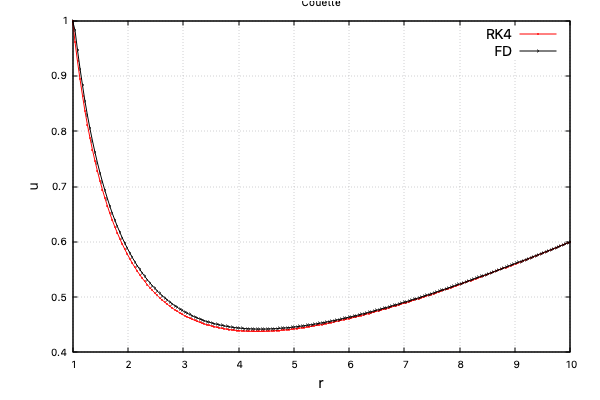

Source code (gnuplot):
reset

# plots Couette

# Settiamo le dimensioni e caratteristiche del canva
set term qt 1 size 600,400
set title "Couette"
set xlabel "r"  font ",14"
set ylabel "u"  font ",14"

# Settiamo il range dei due assi
# set xrange[-2:2]
# set yrange[-2:2]

# Settiamo la griglia
set grid

set key         font ",14"
set lmargin at screen 0.12
set rmargin at screen 0.95
set bmargin at screen 0.12
set tmargin at screen 0.95

# Plottiamo effettivamente i file di dati
plot "couette.dat" using 1:2 index 1 w lp ps 0.1 lc rgb "red" title "RK4"
replot "couette.dat" using 1:2 index 2 w lp ps 0.1 lc rgb "black" title "FD"





reset

# plots Residual

# Settiamo le dimensioni e caratteristiche del canva
set term qt 2 size 600,400
set title "Couette Residual"
set xlabel "s"  font ",14"
set ylabel "R"  font ",14"

# Settiamo il range dei due assi
#set xrange[-10:10]
#set yrange[-15:15]

# Settiamo la griglia
set grid

set key         font ",14"
set lmargin at screen 0.12
set rmargin at screen 0.95
set bmargin at screen 0.12
set tmargin at screen 0.95

# Plottiamo effettivamente i file di dati
plot "couette.dat" using 1:2 index 0 w lp ps 0.1 lc rgb "blue" title "Residual"
